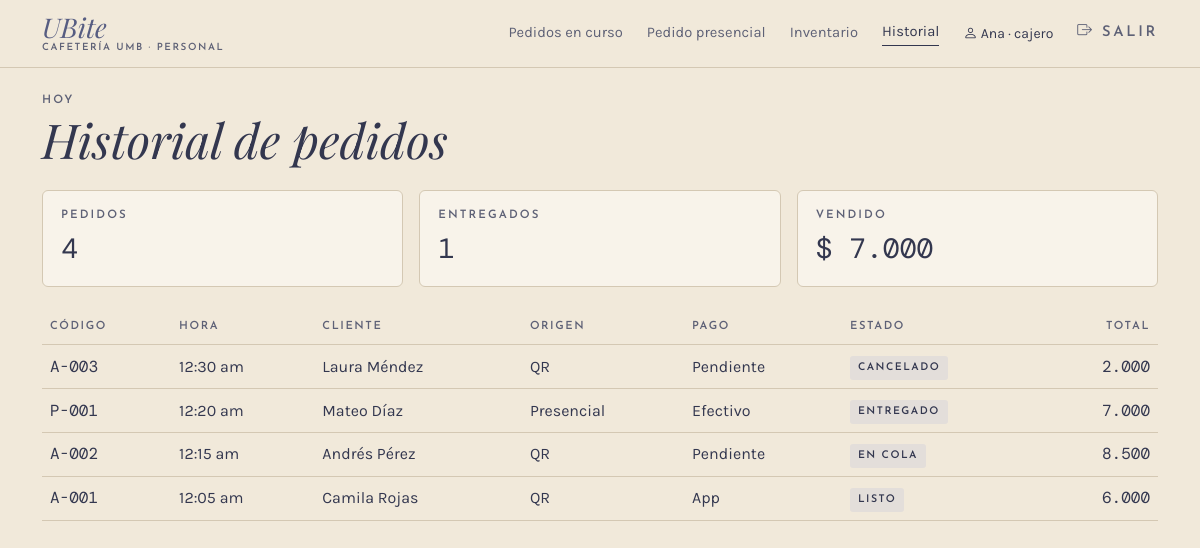
The page /caja/historial (signed in) on the database as committed earlier.
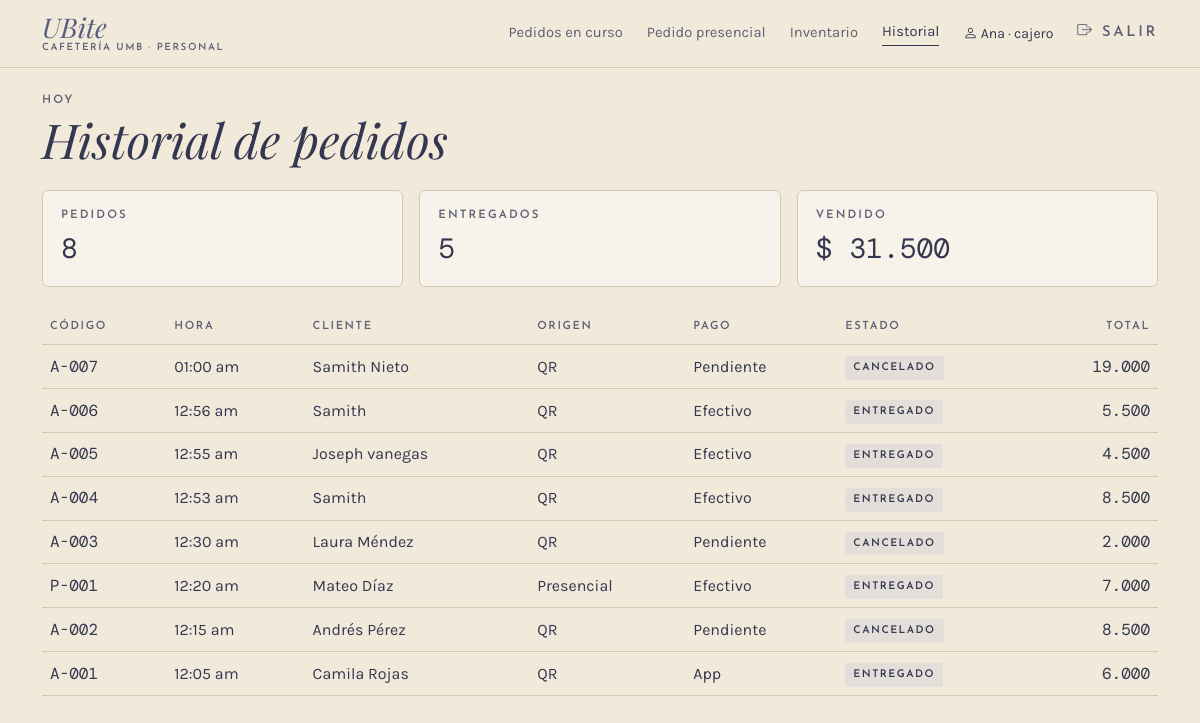
The same page on the database as committed later.
### app/models.py (models this page shows, shortened)
class Usuario(UserMixin, db.Model):
    __tablename__ = "usuario"
    __table_args__ = (
        db.CheckConstraint("rol IN ('cajero', 'administrador')", name="ck_usuario_rol"),
    )
    id_usuario = db.Column(db.Integer, primary_key=True, autoincrement=True)
    nombre = db.Column(db.Text, nullable=False)
    rol = db.Column(db.Text, nullable=False)
    username = db.Column(db.Text, nullable=False, unique=True)
    password_hash = db.Column(db.Text, nullable=False)
    activo = db.Column(db.Boolean, nullable=False, default=True)
    @property
    def is_active(self):
        return bool(self.activo)

class Pedido(db.Model):
    __tablename__ = "pedido"
    __table_args__ = (
        db.CheckConstraint("origen IN ('qr', 'presencial')", name="ck_pedido_origen"),
        db.CheckConstraint(
            "estado IN ('en_cola', 'en_preparacion', 'listo', 'entregado', 'cancelado')",
            name="ck_pedido_estado"),
        db.CheckConstraint("total >= 0", name="ck_pedido_total"),
    )
    TRANSICIONES = {
        "en_cola": {"en_preparacion", "listo", "cancelado"},
        "en_preparacion": {"listo", "cancelado"},
        "listo": {"entregado", "cancelado"},
        "entregado": set(),
        "cancelado": set(),
    }
    id_pedido = db.Column(db.Integer, primary_key=True, autoincrement=True)
    codigo = db.Column(db.Text, nullable=False, unique=True)
    id_cliente = db.Column(db.Integer, db.ForeignKey("cliente.id_cliente"), nullable=False)
    id_usuario = db.Column(db.Integer, db.ForeignKey("usuario.id_usuario"))
    fecha_hora = db.Column(db.DateTime, nullable=False, default=ahora)
    origen = db.Column(db.Text, nullable=False)
    estado = db.Column(db.Text, nullable=False, default="en_cola")
    total = db.Column(db.Float, nullable=False, default=0)
    cliente = db.relationship("Cliente", back_populates="pedidos")
    usuario = db.relationship("Usuario")
    detalles = db.relationship("DetallePedido", back_populates="pedido", lazy=True,
                               cascade="all, delete-orphan")
    pagos = db.relationship("Pago", back_populates="pedido", lazy=True)
    transacciones = db.relationship("Transaccion", back_populates="pedido", lazy=True)
    notificaciones = db.relationship("Notificacion", back_populates="pedido", lazy=True)

class Cliente(db.Model):
    __tablename__ = "cliente"
    id_cliente = db.Column(db.Integer, primary_key=True, autoincrement=True)
    nombre = db.Column(db.Text, nullable=False)
    telefono = db.Column(db.Text, nullable=False)
    fecha_registro = db.Column(db.DateTime, nullable=False, default=ahora)
    suscripcion_push = db.Column(db.Text)
    pedidos = db.relationship("Pedido", back_populates="cliente", lazy=True)

class Pago(db.Model):
    __tablename__ = "pago"
    __table_args__ = (
        db.CheckConstraint("metodo IN ('app', 'efectivo')", name="ck_pago_metodo"),
        db.CheckConstraint("estado IN ('pendiente', 'aprobado', 'rechazado')", name="ck_pago_estado"),
        db.CheckConstraint("monto > 0", name="ck_pago_monto"),
    )
    id_pago = db.Column(db.Integer, primary_key=True, autoincrement=True)
    id_pedido = db.Column(db.Integer, db.ForeignKey("pedido.id_pedido"), nullable=False)
    id_usuario = db.Column(db.Integer, db.ForeignKey("usuario.id_usuario"))
    metodo = db.Column(db.Text, nullable=False)
    medio = db.Column(db.Text)
    estado = db.Column(db.Text, nullable=False, default="pendiente")
    monto = db.Column(db.Float, nullable=False)
    referencia = db.Column(db.Text, unique=True)
    fecha = db.Column(db.DateTime, nullable=False, default=ahora)
    pedido = db.relationship("Pedido", back_populates="pagos")
    usuario = db.relationship("Usuario")

### app/routes/caja.py (the view)
@bp.route("/historial")
@rol_requerido(*PERSONAL)
def historial():
    pedidos = servicios.pedidos_del_dia()
    entregados = [p for p in pedidos if p.estado == "entregado"]
    return render_template("caja/historial.html", pedidos=pedidos,
                           vendido=sum(p.total for p in entregados), entregados=len(entregados))

### app/__init__.py (called while the page is built)
def pesos(valor):
    return f"{valor:,.0f}".replace(",", ".")

@login_manager.user_loader
def cargar_usuario(id_usuario):
    from .models import Usuario
    return db.session.get(Usuario, int(id_usuario))

### app/database.py (called while the page is built)
@event.listens_for(Engine, "begin")
def _iniciar(conexion):
    conexion.exec_driver_sql("BEGIN IMMEDIATE" if _escritura.get() else "BEGIN")

### app/models.py (called while the page is built)
def ahora():
    return datetime.now().replace(microsecond=0)

### app/routes/__init__.py (called while the page is built)
def rol_requerido(*roles):
    def decorador(vista):
        @wraps(vista)
        @login_required
        def envoltura(*args, **kwargs):
            if current_user.rol not in roles:
                abort(403)
            return vista(*args, **kwargs)
        return envoltura
    return decorador

def datos_menu():
    if not current_user.is_authenticated:
        return {}
    from flask import request
    admin = current_user.rol == "administrador"
    seccion = request.endpoint
    if seccion in ("inventario.entrada", "inventario.producto"):
        seccion = "inventario.lista"
    return {"es_admin": admin, "seccion": seccion,
            "menu_personal": MENU_ADMIN if admin else MENU_CAJERO,
            "menu_inferior": INFERIOR_ADMIN if admin else INFERIOR_CAJERO}

### app/routes/cliente.py (called while the page is built)
@bp.app_context_processor
def datos_carrito():
    carrito = session.get("carrito", {})
    return {"unidades_carrito": sum(carrito.values())}

### app/servicios.py (called while the page is built)
def pedidos_del_dia():
    hoy = ahora().date().isoformat()
    return (Pedido.query.filter(func.date(Pedido.fecha_hora) == hoy)
            .order_by(Pedido.fecha_hora.desc()).all())

### app/templates/caja/historial.html (shortened to what this page needs)
{% extends "caja/_base.html" %}
{% set titulo_barra = "Historial" %}
{% block panel %}
<p class="etiqueta mb-1">Hoy</p>
<h1 class="titulo display-5 mb-4 d-none d-lg-block">Historial de pedidos</h1>
<div class="row g-3 mb-4">
  <div class="col-sm-4"><div class="tarjeta"><p class="etiqueta mb-1">Pedidos</p><div class="mono fs-3">{{ pedidos|length }}</div></div></div>
  <div class="col-sm-4"><div class="tarjeta"><p class="etiqueta mb-1">Entregados</p><div class="mono fs-3">{{ entregados }}</div></div></div>
  <div class="col-sm-4"><div class="tarjeta"><p class="etiqueta mb-1">Vendido</p><div class="mono fs-3">$ {{ vendido|pesos }}</div></div></div>
</div>
<div class="table-responsive">
<table class="table tabla-ubite align-middle">
  <thead><tr><th>Código</th><th>Hora</th><th>Cliente</th><th>Origen</th><th>Pago</th><th>Estado</th><th class="text-end">Total</th></tr></thead>
  <tbody>
  {% for p in pedidos %}
  <tr>
    <td class="mono">{{ p.codigo }}</td>
    <td>{{ p.fecha_hora.strftime('%I:%M %p').lower() }}</td>
    <td>{{ p.cliente.nombre }}</td>
    <td>{{ "QR" if p.origen == "qr" else "Presencial" }}</td>
    <td>{% set pago = p.pagos|selectattr("estado", "equalto", "aprobado")|first %}{{ ("App" if pago.metodo == "app" else "Efectivo") if pago else "Pendiente" }}</td>
    <td><span class="chip">{{ ESTADOS[p.estado] }}</span></td>
    <td class="text-end mono">{{ p.total|pesos }}</td>
  </tr>
  {% else %}
  <tr><td colspan="7" class="suave">Todavía no hay pedidos hoy.</td></tr>
  {% endfor %}
  </tbody>
</table>
</div>
{% endblock %}

### app/templates/caja/_base.html (shortened to what this page needs)
{% extends "base.html" %}
{% block clase_main %}{{ 'con-lateral' if es_admin }} container-xl py-4 con-barra-inferior{% endblock %}
{% block encabezado %}
<header class="barra {{ 'd-lg-none' if es_admin }}">
  <div class="container-xl d-flex justify-content-between align-items-center">
    <a class="marca {% if titulo_barra %}d-none d-lg-inline-block{% endif %}" href="{{ url_for(menu_personal[0][0]) }}">
      <span class="nombre">UBite</span><span class="sub">Cafetería UMB · Personal</span>
    </a>
    {% if not es_admin %}
    <nav class="nav-personal d-none d-lg-flex gap-4 align-items-center">
      {% for ruta, texto, _ in menu_personal %}
      <a href="{{ url_for(ruta) }}" class="{{ 'activo' if seccion == ruta }}">{{ texto }}</a>
      {% endfor %}
      <span class="small"><i class="bi bi-person"></i> {{ current_user.nombre.split(' ')[0] }} · {{ current_user.rol }}</span>
      <a href="{{ url_for('auth.salir') }}" class="etiqueta"><i class="bi bi-box-arrow-right"></i> Salir</a>
    </nav>
    {% endif %}
  </div>
</header>
{% endblock %}
{% block contenido %}
{% block panel %}{% endblock %}
{% endblock %}

### app/templates/base.html (shortened to what this page needs)
<!DOCTYPE html>
<html lang="es">
<head>
  <link href="{{ url_for('static', filename='vendor/fuentes/fuentes.css') }}" rel="stylesheet">
  <link href="{{ url_for('static', filename='vendor/bootstrap/bootstrap.min.css') }}" rel="stylesheet">
  <link href="{{ url_for('static', filename='vendor/bootstrap-icons/bootstrap-icons.min.css') }}" rel="stylesheet">
  <link href="{{ url_for('static', filename='css/ubite.css') }}" rel="stylesheet">
</head>
<body>
  {% block encabezado %}{% endblock %}
  <main class="{% block clase_main %}container contenedor-movil py-4{% endblock %}">
    {% block contenido %}{% endblock %}
  </main>
</body>
</html>

### app/static/css/ubite.css (style rules this page uses)
:root { --papel: #F1E9DA; --papel-claro: #F8F3EA; --lavado: #E3DEDA; --linea: #D4C8B3; --tinta: #575D82; --tinta-oscura: #33374F; --tinta-suave: #5E6176; --alerta: #8A3B2E; --f-titulo: "Playfair Display", Georgia, serif; --f-etiqueta: "Josefin Sans", Arial, sans-serif; --f-texto: "Karla", Arial, sans-serif; --f-mono: "DM Mono", "Courier New", monospace; --bs-body-bg: var(--papel); --bs-body-color: var(--tinta-oscura); --bs-body-font-family: var(--f-texto); --bs-border-color: var(--linea); --bs-link-color-rgb: 51, 55, 79; --bs-link-hover-color-rgb: 87, 93, 130; }
html { background: var(--papel); }
body { min-height: 100vh; background: var(--papel); color: var(--tinta-oscura); font-family: var(--f-texto); }
.titulo { font-family: var(--f-titulo); font-style: italic; font-weight: 400; color: var(--tinta-oscura); line-height: 1.1; }
.etiqueta { font-family: var(--f-etiqueta); font-weight: 600; font-size: .72rem; letter-spacing: .18em; text-transform: uppercase; color: var(--tinta-suave); }
.mono { font-family: var(--f-mono); }
.barra { border-bottom: 1px solid var(--linea); padding: 14px 0; background: var(--papel); }
.marca { text-decoration: none; display: inline-block; line-height: 1; }
.marca .nombre { font-family: var(--f-titulo); font-style: italic; font-size: 1.7rem; color: var(--tinta); }
.marca .sub { display: block; margin-top: 2px; font-family: var(--f-etiqueta); font-weight: 600; font-size: .62rem; letter-spacing: .16em; text-transform: uppercase; color: var(--tinta-suave); }
.nav-personal a { font-size: .92rem; color: var(--tinta-suave); text-decoration: none; padding-bottom: 2px; }
.nav-personal a.activo, .nav-personal a:hover { color: var(--tinta-oscura); border-bottom: 1px solid var(--tinta-oscura); }
.tarjeta { display: block; background: var(--papel-claro); border: 1px solid var(--linea); border-radius: 6px; padding: 16px 18px; }
.chip { display: inline-block; font-family: var(--f-etiqueta); font-weight: 600; font-size: .66rem; letter-spacing: .14em; text-transform: uppercase; background: var(--lavado); color: var(--tinta-oscura); padding: 4px 8px; border-radius: 3px; }
.tabla-ubite { --bs-table-bg: transparent; --bs-table-color: var(--tinta-oscura); }
.tabla-ubite th { font-family: var(--f-etiqueta); font-size: .7rem; letter-spacing: .14em; text-transform: uppercase; color: var(--tinta-suave); font-weight: 600; }
.chip { white-space: nowrap; }

Rows that differ between the two databases and show on the page:
added Pedido: codigo "A-007", fecha_hora "01:00 am", cliente.nombre "Samith Nieto", origen "QR", metodo "Pendiente", estado "CANCELADO", total|pesos "19.000"
added Pedido: codigo "A-006", fecha_hora "12:56 am", cliente.nombre "Samith", origen "QR", estado "ENTREGADO", total|pesos "5.500"
added Pago: metodo "Efectivo"
added Pedido: codigo "A-005", fecha_hora "12:55 am", cliente.nombre "Joseph vanegas", origen "QR", estado "ENTREGADO", total|pesos "4.500"
added Pago: metodo "Efectivo"
added Pedido: codigo "A-004", fecha_hora "12:53 am", cliente.nombre "Samith", origen "QR", estado "ENTREGADO", total|pesos "8.500"
added Pago: metodo "Efectivo"
changed Pedido "12:15 am": estado "EN COLA" → "CANCELADO"
changed Pedido "12:05 am": estado "LISTO" → "ENTREGADO"
Other text that changed with them:
{{ pedidos|length }}: "4" → "8"
{{ entregados }}: "1" → "5"
{{ vendido|pesos }}: "7.000" → "31.500"
